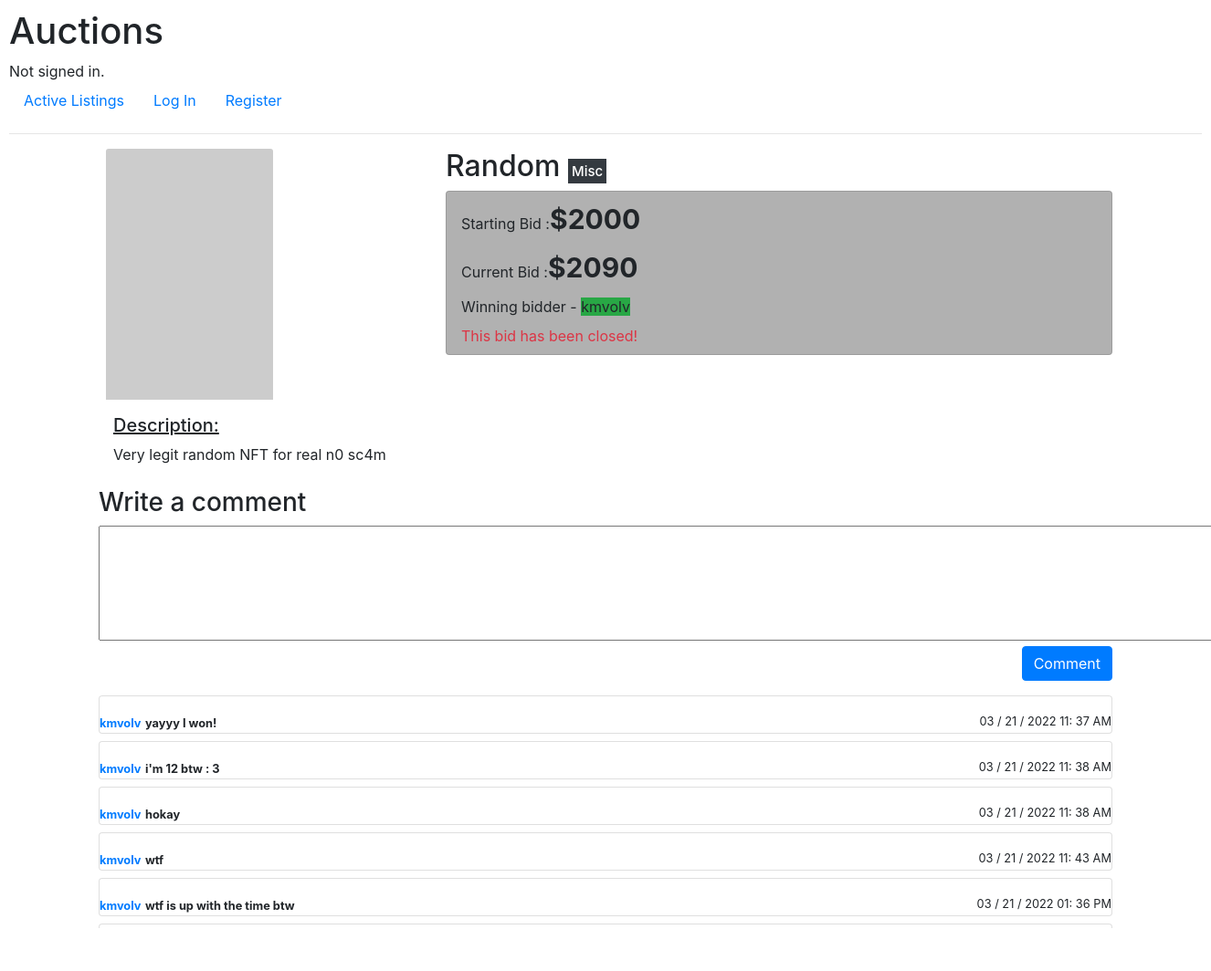
/listing/1, run on the app's committed database.
### auctions/models.py (models this page shows)
class Listings(models.Model):
    it_name = models.CharField(max_length = 64)
    it_desc = models.CharField(max_length = 100)
    it_seller = models.CharField(max_length = 64)
    bid_winner = models.CharField(max_length = 64, default = None, blank = True, null = True)
    category = models.CharField(max_length = 64)
    starting_bid = models.IntegerField()
    current_bid = models.IntegerField(default = None)
    img_url = models.URLField(max_length = 300, default = None, blank = True, null = True)
    active = models.BooleanField(default = True)

class Comments(models.Model):
    comment = models.CharField(max_length = 500)
    list_id = models.IntegerField()
    user = models.CharField(max_length = 64)
    posting_time = models.CharField(max_length = 64)

### auctions/views.py (the view)
# urls.py: path("listing/<int:id>", views.view_listing, name="listing"),
def view_listing(request, id):
    listing = Listings.objects.get(id = id)
    try:
        if WatchList.objects.get(watcher = request.user.username, list_id = id):
            watching = True
    except:
        watching = False
    try:
        comments = Comments.objects.filter(list_id = id)
    except:
        comments = None
    return render(request,"auctions/listinginfo.html",{
        "listing" : listing,
        "watchinguser" : request.user.username,
        "watching" : watching,
        "comments" : comments,
        "form" : BidForm(),
        "form2" : CommentForm(),
        "alert" : False
    })

### auctions/views.py
class BidForm(forms.Form):
    bid = forms.IntegerField(label = "Bid Amount")

class CommentForm(forms.Form):
    comment = forms.CharField(widget = forms.Textarea(attrs={"rows":5, "cols":122}), label = "")

### auctions/templates/auctions/listinginfo.html (shortened to what this page needs)
{% extends "auctions/layout.html" %}
{% block body %}
    <div class="container">
      <div class="row">
        <div class="col-4"><img class="card-img-top mx-2" style="width: auto; height: 275px; float: left;" src="{{listing.img_url}}" alt=""></div>
        <div class="col-8">
          <h2>{{listing.it_name}} <span class="text-white bg-dark" style="font-size: 15px; padding: 4px;">{{ listing.category }}</span> </h2>
          <div class="card pb-2" style="background-color: rgb(177, 177, 177);">
            <span class="pl-3 mt-2">Starting Bid :<span style="font-weight: bold; font-size: 30px;">${{listing.starting_bid}}</span></span>
            {% if listing.starting_bid <= listing.current_bid %}
              <span class="pl-3 mt-2">Current Bid :<span style="font-weight: bold; font-size: 30px;">${{listing.current_bid}}</span></span>
              {% if listing.bid_winner %}
                {% if listing.active %}
                  <span class="pl-3 mt-2">Highest bidder - <span class="bg-success">{{listing.bid_winner}}</span></span>
                {% else %}
                  <span class="pl-3 mt-2">Winning bidder - <span class="bg-success">{{listing.bid_winner}}</span></span>
                {% endif %}
              {% endif %}
            {% endif %}
            {% if watchinguser == listing.it_seller and listing.active %}
              <form action="{% url 'close_bid' listing.id %}" method="POST" class="pl-3 mt-2">
                {% csrf_token %}
                <button type="submit" name="form" class="btn btn-danger">Close Bid</button>
              </form>
            {% else %}
              {% if listing.active %}
                {% if user.is_authenticated and watching == False %}
                  <form class="pl-3 mt-2" action="{% url 'make_bid' listing.id %}" method="POST">
                    {% csrf_token %}
                    {{form}}
                    <button type="submit" name="form" class="btn btn-primary">Place Bid</button>
                  </form>
                  <a class="btn btn-secondary my-3" style="width: 43%; position: relative; left: 230px;" href="{% url 'addWlist' listing.id %}">Add to Watchlist</a>
                {% elif user.is_authenticated and watching == True %}
                  <form class="pl-3 mt-2" action="{% url 'make_bid' listing.id %}" method="POST">
                    {% csrf_token %}
                    {{form}}
                    <button type="submit" name="form" class="btn btn-primary">Place Bid</button>
                  </form>
                  <a class="btn btn-secondary my-3" style="width: 43%; position: relative; left: 230px;" href="{% url 'remWlist' listing.id %}">Remove from Watchlist</a>
                {% else %}
                  <div class="alert alert-info my-3 mx-3">Please log-in to place bids!</div>
                  <div class="container my-3"></div>
                {% endif %}
              {% else %}
                  {% if watchinguser == listing.bid_winner %}
                    <div class="alert alert-success m-3">Congratulations! You have won this auction!</div>
                  {% else %}
                    <span class="pl-3 mt-2 text-danger">This bid has been closed!</span>
                  {% endif %}
              {% endif %}
            {% endif %}
        </div>
        </div>
      </div>
    </div>
    <div class="container">
      <h5 class="pt-3 pl-3" style="text-decoration: underline;">Description:</h5>
        <p class="card-text pb-3 pl-3 mb-2">{{listing.it_desc}}</p>
    </div>
    <div class="container">
      <form action="{% url 'make_comment' listing.id %}" method="POST">
        <h3>Write a comment</h3>
        {{ form2 }}
        <p align="right"><button type="submit" name="form2" class="btn btn-primary">Comment</button></p>
      </form>
    </div>
    <div class="container">
      {% if comments %}
        {% for comment in comments %}
          <div class="card pt-3 mt-2">
            <div class="d-flex justify-content-between align-items-center">
              <div class="user flex-row align-items-center">
                <span>
                  <small class="font-weight-bold text-primary">{{comment.user}}</small>
                  <small class="font-weight-bold">{{comment.comment}}</small>
                </span>
              </div>
              <small>{{comment.posting_time}}</small>
            </div>
          </div>
        {% endfor %}
      {% else %}
          <h5>No Comments</h5>
      {% endif %}
    </div>
{% endblock %}

### auctions/templates/auctions/layout.html (shortened to what this page needs)
{% load static %}
<!DOCTYPE html>
<html lang="en">
    <head>
        <link rel="stylesheet" href="https://stackpath.bootstrapcdn.com/bootstrap/4.4.1/css/bootstrap.min.css">
        <link href="{% static 'auctions/styles.css' %}" rel="stylesheet">
    </head>
    <body>
        <h1>Auctions</h1>
        <div>
            {% if user.is_authenticated %}
                Signed in as <strong>{{ user.username }}</strong>.
            {% else %}
                Not signed in.
            {% endif %}
        </div>
        <ul class="nav">
            <li class="nav-item">
                <a class="nav-link" href="{% url 'index' %}">Active Listings</a>
            </li>
            {% if user.is_authenticated %}
                <li class="nav-item">
                    <a class="nav-link" href="{% url 'create' %}">Create Listings</a>
                </li>
                <li class="nav-item">
                    <a href="{% url 'view_cat' %}" class="nav-link">View Categories</a>
                </li>
                <li class="nav-item">
                    <a href="{% url 'viewWatchlist' %}" class="nav-link">View Watchlist</a>
                </li>
                <li class="nav-item">
                    <a class="nav-link" href="{% url 'logout' %}">Log Out</a>
                </li>
            {% else %}
                <li class="nav-item">
                    <a class="nav-link" href="{% url 'login' %}">Log In</a>
                </li>
                <li class="nav-item">
                    <a class="nav-link" href="{% url 'register' %}">Register</a>
                </li>
            {% endif %}
        </ul>
        <hr>
        {% block body %}
        {% endblock %}
    </body>
</html>

### auctions/static/auctions/styles.css (style rules this page uses)
body { padding: 10px; }

### data on the page
Listings: it_name "Random", category "Misc", starting_bid "2000", current_bid "2090", bid_winner "kmvolv", it_desc "Very legit random NFT for real n0 sc4m"
Comments: user "kmvolv", comment "yayyy I won!", posting_time "03 / 21 / 2022 11: 37 AM"
Comments: user "kmvolv", comment "i'm 12 btw : 3", posting_time "03 / 21 / 2022 11: 38 AM"
Comments: user "kmvolv", comment "hokay", posting_time "03 / 21 / 2022 11: 38 AM"
Comments: user "kmvolv", comment "wtf", posting_time "03 / 21 / 2022 11: 43 AM"
Comments: user "kmvolv", comment "wtf is up with the time btw", posting_time "03 / 21 / 2022 01: 36 PM"
